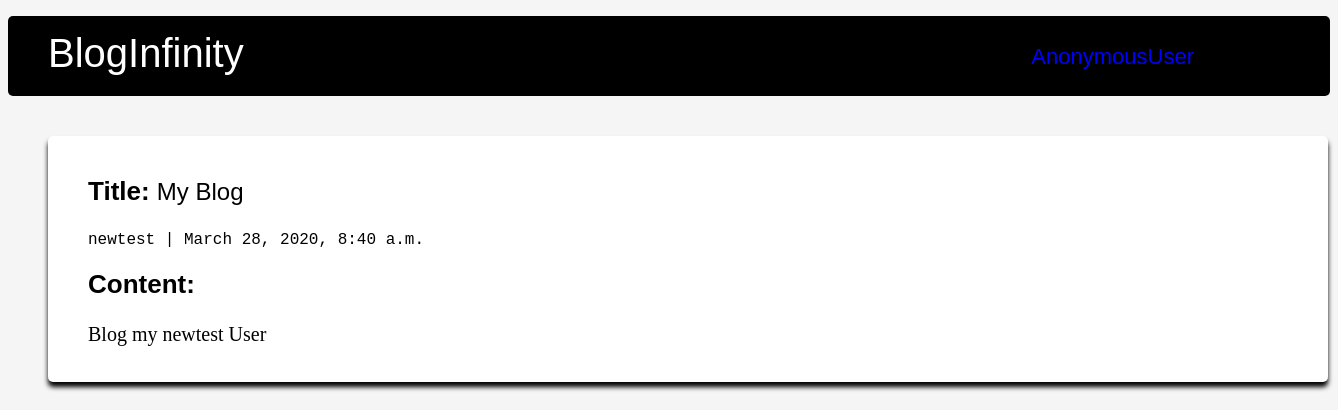
/dashboard/3, run on the app's committed database.
### dashboard/models.py (models this page shows, shortened)
class Post(models.Model):
    title = models.CharField(max_length= 140)
    body = models.TextField()
    author = models.ForeignKey(User, on_delete= models.CASCADE)
    updated_on = models.DateTimeField(auto_now= True)
    created_on = models.DateTimeField(auto_now_add=True)
    status = models.IntegerField(choices=STATUS, default=1)

### dashboard/templates/dashboard/post.html
{% extends 'dashboard/base.html' %}
{% block content %}
    <div class="card1">
        <p class="card-title"><span class = "title">Title: </span>{{ post.title }}</p>
        <p class="author">{{ post.author }} | {{ post.created_on}} </p>
        <p class="card-text"><span class = "con-text">Content:</span><br><br> {{ post.body|safe }}</p>
    </div>
{% endblock %}

### dashboard/static/css/dashboard.css (style rules this page uses)
html { background-color: whitesmoke; }
p { text-align: left; font-size: 20px; }
.con-text { font-size: 26px; font-weight: bolder; font-family: sans-serif; }
.author { font-weight: 300; font-family: monospace; font-size: 16px; }
.card-title { font-family: sans-serif; font-size: 24px; }
.title { font-weight: bolder; font-size: 26px; }
.card-text { font-size: 20px; font-family: 'Times New Roman', Times, serif; }
.card1 { box-shadow: 0 5px 5px black; border-radius: 5px; height: auto; width: 150vh; margin-top: 5vh; margin-left: 5vh; background-color: white; padding: 2vh 5vh; margin-bottom: 5vh; }

### data on the page
Post: title "My Blog", author "newtest", created_on "March 28, 2020, 8:40 a.m.", body "Blog my newtest User"

### other printed values
{{ user }} "AnonymousUser"
